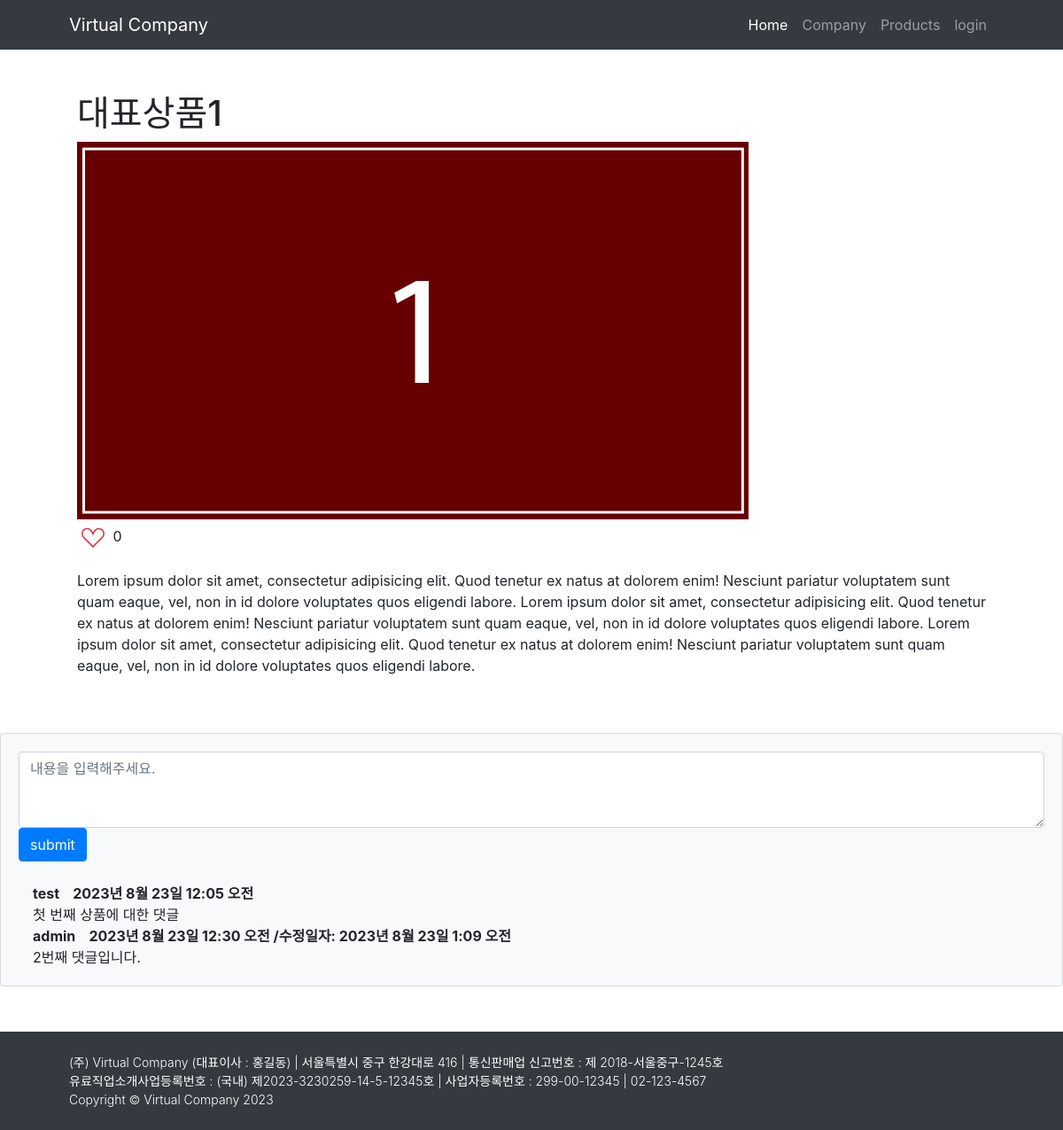
/1/, run on the app's committed database.
### mysite/models.py (models this page shows, shortened)
class Product(models.Model):
    title = models.CharField(max_length=200)
    image = models.ImageField(upload_to='pics/%y%m/%d/',  null=True)
    sub_content = models.CharField(max_length=200, default='', null=True)
    content = models.TextField()
    pub_date = models.DateTimeField('date published')
    isMain = models.BooleanField()
    like = models.ManyToManyField(User, related_name='likes', blank=True)

class Comment(models.Model):
    author = models.ForeignKey(User, on_delete=models.CASCADE)
    content_list = models.ForeignKey(Product, on_delete=models.CASCADE)
    content = models.TextField()
    create_date = models.DateTimeField(auto_now_add=True)
    modify_date = models.DateTimeField(auto_now=True)

### mysite/views.py (the view)
# urls.py: path('<int:content_id>/', detail, name='detail'),
def detail(req, content_id):
    MainContent = Product.objects
    content_list = get_object_or_404(MainContent, pk=content_id)
    context = {'content_list': content_list}
    return render(req, 'mysite/content_detail.html', context)

### templates/mysite/content_detail.html (shortened to what this page needs)
{% extends 'base.html' %}
{% block content %}
<div class="container px-4 px-lg-5">
    <div class="row gx-4 gx-lg-5 align-items-center my-5">
        <h1>{{content_list.title}}</h1>
        <img src="{{ content_list.image.url }}" class="d-block w-75" alt="...">
        <p class="post-meta"  onclick="sendRequest({{ content_list.id }}, this)">
            {% if request.user in content_list.like.all %}
            <button class="btn btn-link text-danger px-1">
                <svg xmlns="http://www.w3.org/2000/svg" width="26" height="26" fill="currentColor"  viewBox="0 0 16 16">
                  <path d="M4 1c2.21 0 4 1.755 4 3.92C8 2.755 9.79 1 12 1s4 1.755 4 3.92c0 3.263-3.234 4.414-7.608 9.608a.513.513 0 0 1-.784 0C3.234 9.334 0 8.183 0 4.92 0 2.755 1.79 1 4 1z"/>
                </svg>
            </button> {{ content_list.like.count }}
            {% else %}
            <button class="btn btn-link text-danger px-1">
            </button> {{ content_list.like.count }}
            {% endif %}
        </p>
        <p>{{content_list.content}}</p>
    </div>
</div>
<section class="mb-5">
    <div class="card bg-light">
        <div class="card-body">
            <form method="post" class="mb-4" action="{% url 'comment_create' content_list.id %}">
                <textarea id="content" name="content" class="form-control" rows="3" placeholder="내용을 입력해주세요."></textarea>
                <button type="submit" class="btn btn-primary">submit</button>
            </form>
            {% for comment in content_list.comment_set.all %}
            <div class="d-flex">
                <div class="ms-3">
                    <div class="fw-bold">{{comment.author.username}} &nbsp&nbsp {{comment.create_date}}
                    {% if comment.create_date != comment.modify_date %}
                        /수정일자: {{ comment.modify_date }}
                    {% endif %}
                    </div>
                    {{comment.content}}
                </div>
            </div>
            {% endfor %}
        </div>
    </div>
</section>
{% endblock %}

### data on the page
Product: title "대표상품1", image (picture), like.count "0", content "Lorem ipsum dolor sit amet, consectetur adipisicing elit. Quod tenetur ex natus at dolorem enim! Nesciunt pariatur voluptatem sunt quam eaque, vel, non in id dolore voluptates quos eligendi labore. Lorem ipsum dolor sit amet, consectetur adipisicing elit. Quod tenetur ex natus at dolorem enim! Nesciunt pariatur voluptatem sunt quam eaque, vel, non in id dolore voluptates quos eligendi labore. Lorem ipsum dolor sit amet, consectetur adipisicing elit. Quod tenetur ex natus at dolorem enim! Nesciunt pariatur voluptatem sunt quam eaque, vel, non in id dolore voluptates quos eligendi labore."
Comment: author.username "test", create_date "2023년 8월 23일 12:05 오전", content "첫 번째 상품에 대한 댓글"
Comment: author.username "admin", create_date "2023년 8월 23일 12:30 오전", modify_date "2023년 8월 23일 1:09 오전", content "2번째 댓글입니다."
